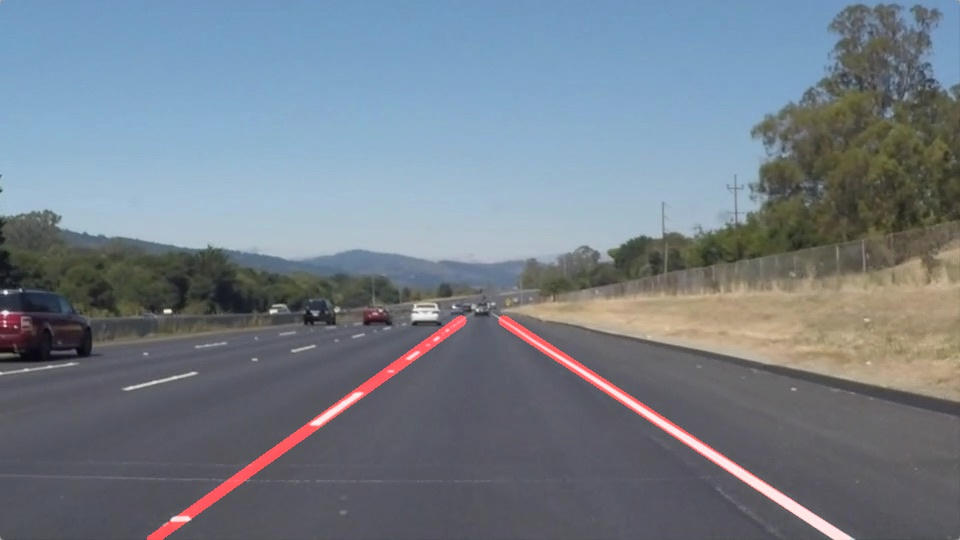
#> input picture FindLaneLine/CarND-LaneLines-P1/examples/laneLines_thirdPass.jpg, 960 x 540 px
$ python -i my_video.py   (imports and definitions only)
#> lines starting #> are read from the running program, lines starting #| are printed output that depends on the picture; after the words box and inside, x2 and y2 are one past the last pixel; in counts of white or black regions, pixels touching at a corner belong together; long printed decimals are rounded
# Import everything needed to edit/save/watch video clips
from moviepy.editor import VideoFileClip
from IPython.display import HTML
import numpy as np
import cv2

def process_image(image):
    # NOTE: The output you return should be a color image (3 channel) for processing video below
    # TODO: put your pipeline here,
    # you should return the final output (image where lines are drawn on lanes)
    color_select= np.copy(image)
    gray = cv2.cvtColor(image,cv2.COLOR_RGB2GRAY)
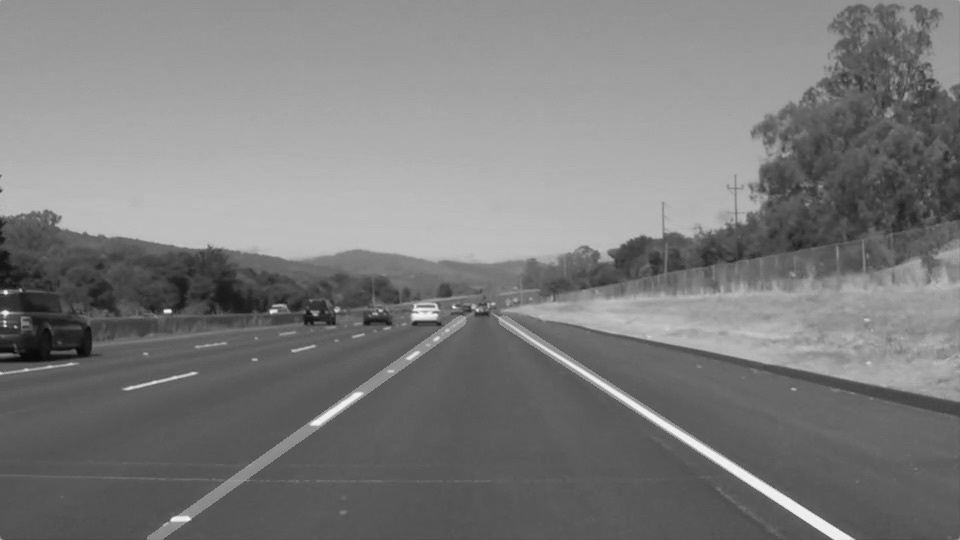
#> gray: shape (540, 960); min 8, max 246, mean 124.2

    # Define a kernel size and apply Gaussian smoothing
    kernel_size = 5
    blur_gray = cv2.GaussianBlur(gray,(kernel_size, kernel_size),0)

    # Define our parameters for Canny and apply
    low_threshold = 50
    high_threshold = 150
    edges = cv2.Canny(blur_gray, low_threshold, high_threshold)
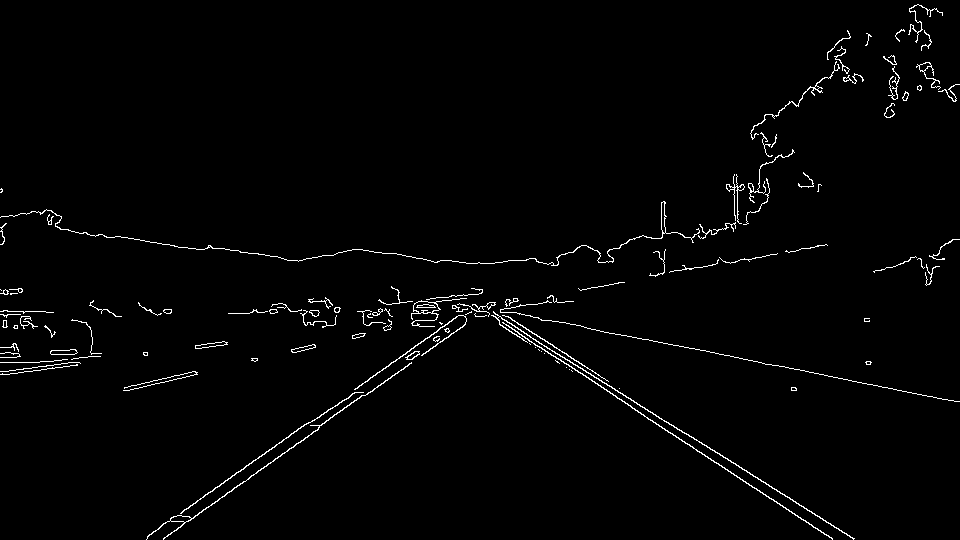
#> edges: shape (540, 960); 1.6% white in thin lines or dots
    # Define the Hough transform parameters
    # Make a blank the same size as our image to draw on
    rho = 1
    theta = np.pi/180*1
    threshold = 15
    min_line_length = 40
    max_line_gap = 20
    line_image = np.copy(image)*0 #creating a blank to draw lines on
#> line_image: shape (540, 960, 3); every value is 0
    color_image = np.copy(image)*0 #creating a blank to draw lines on
    # Run Hough on edge detected image
    lines = cv2.HoughLinesP(edges, rho, theta, threshold, np.array([]),
                                min_line_length, max_line_gap)
#> lines = 112 rows, first 6: [463, 294, 854, 538], [587, 328, 847, 379], [164, 537, 318, 429], [147, 536, 328, 409], [205, 494, 306, 423], [617, 398, 832, 538]

    # Iterate over the output "lines" and draw lines on the blank
    for line in lines:
        for x1,y1,x2,y2 in line:
            cv2.line(line_image,(x1,y1),(x2,y2),(255,0,0),10)
#> this loop made 112 passes
#> line on passes 1 to 12: [[463, 294, 854, 538]], [[587, 328, 847, 379]], [[164, 537, 318, 429]], [[147, 536, 328, 409]], [[205, 494, 306, 423]], [[617, 398, 832, 538]], [[116, 236, 162, 244]], [[459, 295, 779, 503]], [[124, 388, 175, 375]], [[413, 307, 509, 304]], [[252, 311, 388, 311]], [[465, 314, 510, 317]]
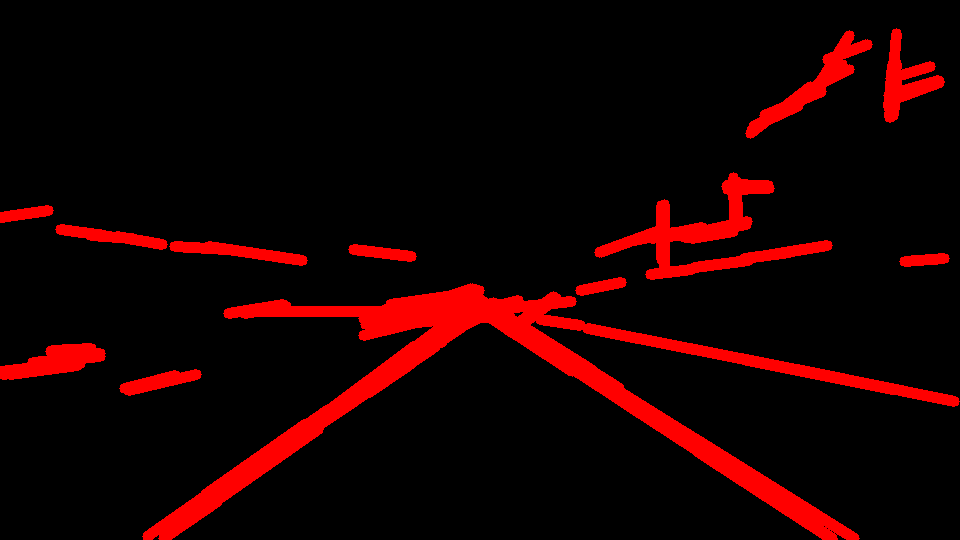
#> line_image: shape (540, 960, 3); mean R, G, B 24.1, 0, 0

    # Define a triangle region of interest
    left_bottom = [80, 550]
    right_bottom = [900, 550]
    apex = [500, 300]

    fit_left = np.polyfit((left_bottom[0], apex[0]), (left_bottom[1], apex[1]), 1)
    fit_right = np.polyfit((right_bottom[0], apex[0]), (right_bottom[1], apex[1]), 1)
    fit_bottom = np.polyfit((left_bottom[0], right_bottom[0]), (left_bottom[1], right_bottom[1]), 1)

    ysize = image.shape[0]
#> ysize = 540
    xsize = image.shape[1]
#> xsize = 960
    # Find the region inside the lines
    XX, YY = np.meshgrid(np.arange(0, xsize), np.arange(0, ysize))
    region_thresholds = (YY > (XX*fit_left[0] + fit_left[1])) & \
                        (YY > (XX*fit_right[0] + fit_right[1])) & \
                        (YY < (XX*fit_bottom[0] + fit_bottom[1]))

    # Define our color criteria
    red_threshold = 200
    green_threshold = 200
    blue_threshold = 200
    rgb_threshold = [red_threshold, green_threshold, blue_threshold]
    # Mask pixels below the threshold
    color_thresholds = (image[:,:,0] < rgb_threshold[0]) | \
                        (image[:,:,1] < rgb_threshold[1]) | \
                        (image[:,:,2] < rgb_threshold[2])
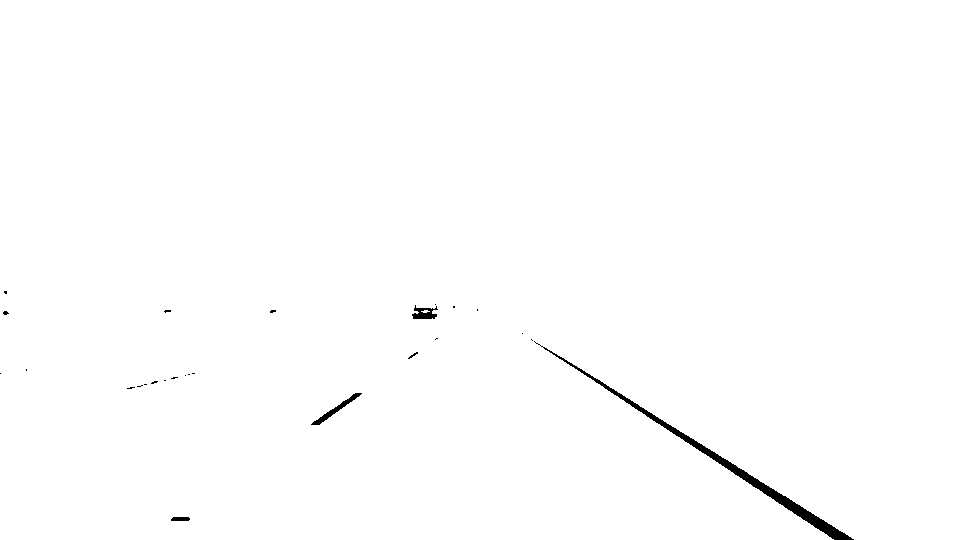
#> color_thresholds: shape (540, 960) bool; 99.4% white; 26 black regions (21 under 20 px), largest, box (x1, y1, x2, y2) and area: (534, 341, 854, 540) 2207, (311, 393, 362, 425) 269, (412, 305, 438, 319) 211, (171, 517, 190, 521) 71, (408, 352, 418, 359) 21

    line_image[~region_thresholds] = [0,0,0]
#> line_image: shape (540, 960, 3); 6.29% of pixels changed, all inside (x1, y1, x2, y2) = (0, 28, 960, 407)
    color_image[~color_thresholds & region_thresholds] = [255,0,0]
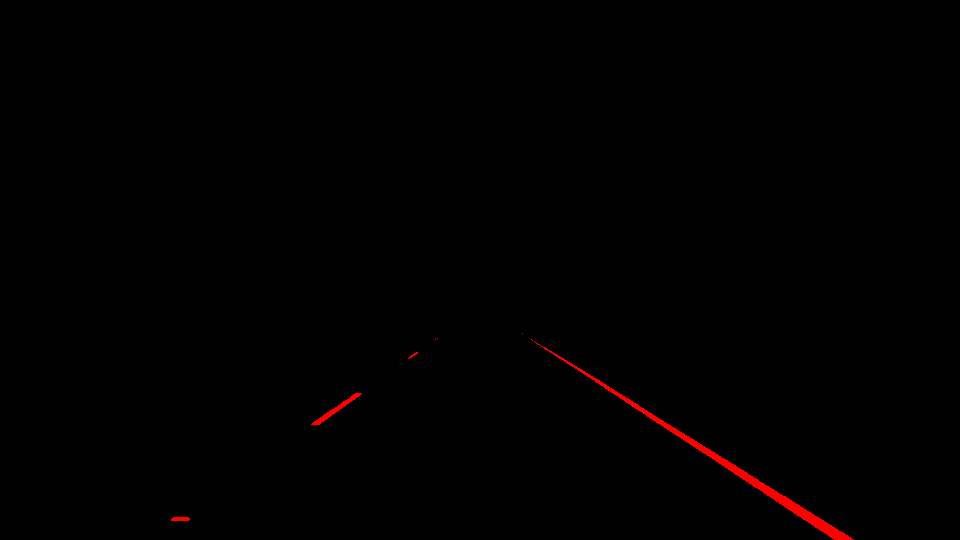
#> color_image: shape (540, 960, 3); mean R, G, B 1.3, 0, 0
    final_mask = cv2.add(line_image,color_image)

    merge_mask = np.zeros_like(color_select)
    merge_mask[final_mask[:,:,0] == 255] = 255

    # Define our parameters for Canny and apply
    low_threshold = 0
    high_threshold = 255
    edges = cv2.Canny(merge_mask, low_threshold, high_threshold)
#> edges: shape (540, 960); 0.35% white in thin lines or dots, all inside (x1, y1, x2, y2) = (142, 300, 860, 540)
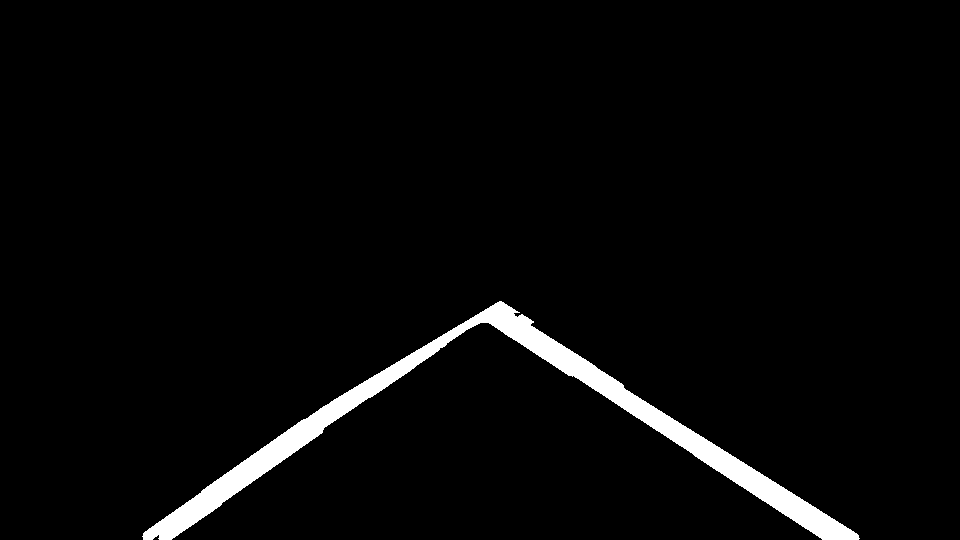
#> merge_mask: shape (540, 960, 3); 3.2% white; 1 white region, box (x1, y1, x2, y2) and area: (142, 301, 860, 540) 16395
    lines = cv2.HoughLinesP(edges, rho, theta, threshold, np.array([]),
                                min_line_length, max_line_gap)
#> lines = 17 rows, first 6: [624, 388, 858, 534], [222, 503, 322, 432], [570, 375, 821, 538], [297, 422, 500, 300], [694, 456, 821, 539], [323, 429, 445, 346]
    slope_left = 0
    slope_right = 0
    num_left = 0
    num_right = 0

    for line in lines:
        for x1,y1,x2,y2 in line:
            #left side line
            if x1 < apex[0] and x2 < apex[0]:
                temp = (y2 - y1) / (x2 - x1 + 0.000001)
                slope_left = slope_left + temp
                num_left = num_left + 1
            #right side line
            if x1 > apex[0] and x2 > apex[0]:
                temp = (y2 - y1) / (x2 - x1 + 0.000001)
                slope_right = slope_right + temp
                num_right = num_right + 1
#> this loop made 17 passes
#> line on passes 1 to 12: [[624, 388, 858, 534]], [[222, 503, 322, 432]], [[570, 375, 821, 538]], [[297, 422, 500, 300]], [[694, 456, 821, 539]], [[323, 429, 445, 346]], [[148, 528, 312, 413]], [[172, 539, 221, 505]], [[489, 323, 567, 375]], [[573, 376, 693, 454]], [[324, 427, 369, 397]], [[202, 489, 299, 421]]
#> after the loop, num_left = 9; num_right = 6; slope_left = -6.24; slope_right = 3.87
    slope_right = slope_right / num_right
#> slope_right = 0.646
    slope_left = slope_left / num_left
#> slope_left = -0.693

    print(slope_right,slope_left)
#| 0.6455 -0.6931
    #find start point
    start_x_left = 0
    start_x_right = 0
    start_y_left = ysize
#> start_y_left = 540
    start_y_right = ysize
#> start_y_right = 540

    for line in lines:
        for x1,y1,x2,y2 in line:
            print(y1,x1)
            if x1 < apex[0] and x2 < apex[0]:
                if start_y_left > y1:
                    start_y_left = y1
                    start_x_left = x1
            if x1 > apex[0] and x2 > apex[0]:
                if start_y_right > y1:
                    start_y_right = y1
                    start_x_right = x1
#> after the loop, start_x_left = 371; start_x_right = 515; start_y_left = 397; start_y_right = 315
    end_y = ysize
#> end_y = 540
    end_x_left = int((end_y - start_y_left) / slope_left + start_x_left)
#> end_x_left = 164
    end_x_right = int((end_y - start_y_right) / slope_right + start_x_right)
#> end_x_right = 863

    end_x_left = max(0,end_x_left)
    end_x_left = min(xsize,end_x_left)
    end_x_right = max(0,end_x_right)
    end_x_right = min(xsize,end_x_right)

    #unify the y coordinate
    start_y = 300
    start_x_left = int(end_x_left - (end_y - start_y) / slope_left)
#> start_x_left = 510
    start_x_right = int(end_x_right - (end_y - start_y) / slope_right)
#> start_x_right = 491

    color_image2 = np.copy(image)*0

    cv2.line(color_image2,(start_x_left,start_y),(end_x_left,end_y),(255,0,0),10)
    cv2.line(color_image2,(start_x_right,start_y),(end_x_right,end_y),(255,0,0),10)
    result = cv2.addWeighted(image, 0.8, color_image2, 1, 0)
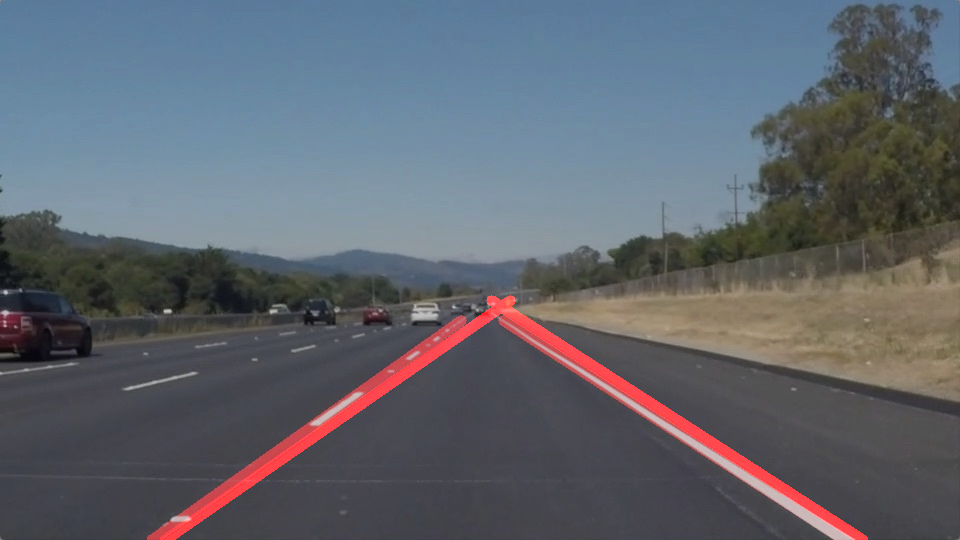
#> result: shape (540, 960, 3); mean R, G, B 95.9, 100.8, 109.2
    return result

white_output = 'test_videos_output/solidWhiteRight.mp4'
# [1 line that did not run here, left out]
# [1 line that did not run here, left out]
# [6 lines not run here, left out]

>>> import cv2
>>> picture = cv2.cvtColor(cv2.imread('examples/laneLines_thirdPass.jpg'), cv2.COLOR_BGR2RGB)
>>> result = process_image(picture)
